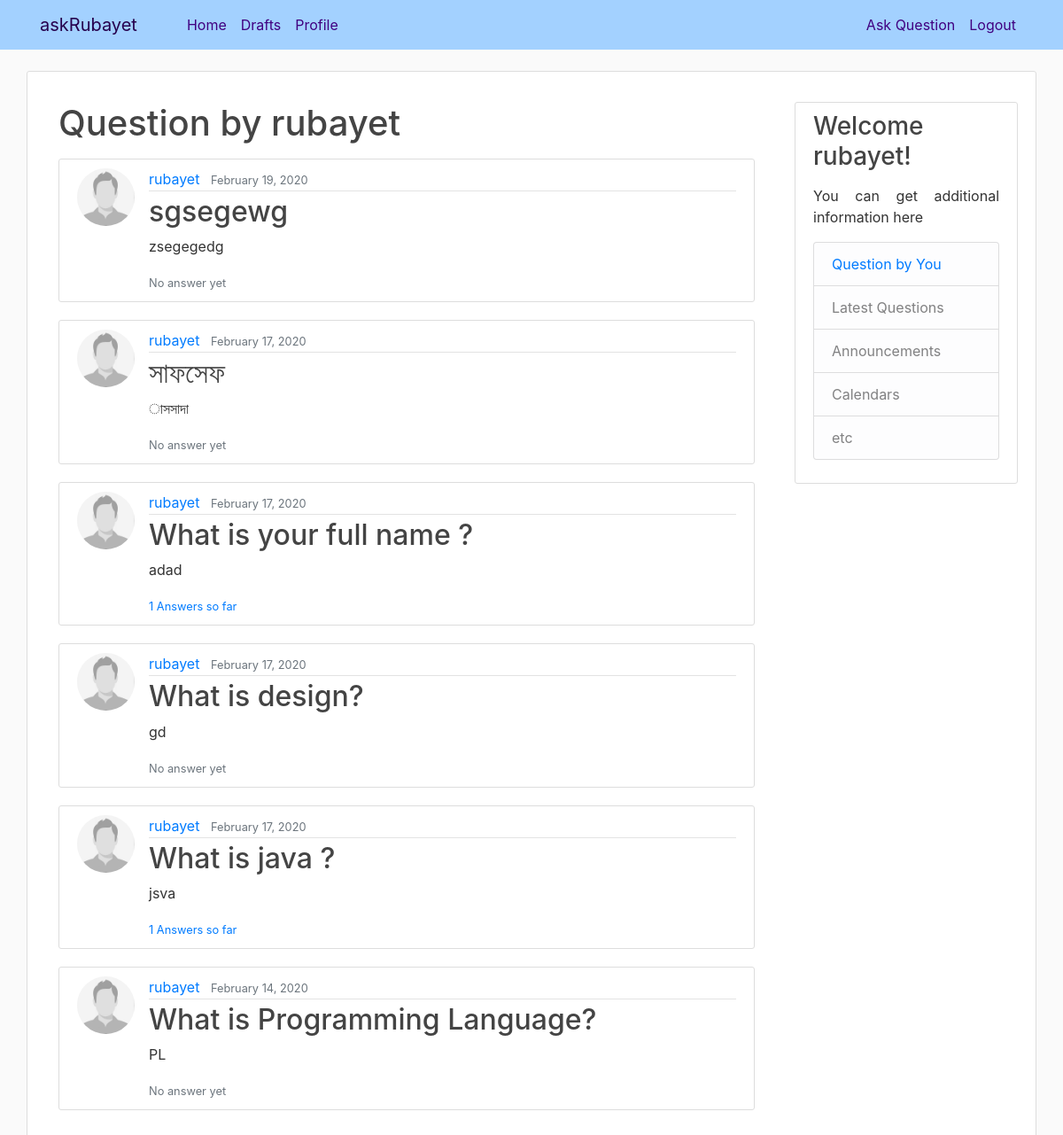
/user/rubayet (signed in), run on the app's committed database.
### ask/models.py (models this page shows, shortened)
class Question(models.Model):
    author                  = models.ForeignKey(settings.AUTH_USER_MODEL, on_delete=models.CASCADE)
    title                   = models.CharField(max_length=300)
    optional_description    = models.TextField(blank=True, null=True)
    created_date            = models.DateTimeField(default=timezone.now)
    published_date          = models.DateTimeField(blank=True, null=True)
    def approved_answer(self):
        return self.answer.filter(approved_answer=True)

### users/models.py (models this page shows, shortened)
class Profile(models.Model):
    user = models.OneToOneField(User, on_delete=models.CASCADE)
    image = models.ImageField(default='default.jpg', upload_to='profile_pics')
    first_name = models.CharField(max_length=30, default='', blank=True, null=True)
    last_name = models.CharField(max_length=30, default='', blank=True, null=True)
    phone = models.CharField(max_length=17, default='', blank=True, null=True)

### ask/views.py (the view)
# urls.py: path('user/<str:username>', views.UserQuestionListView.as_view(), name='user_question_list'),
class UserQuestionListView(ListView):
    model = Question
    template_name = 'ask/user_question_list.html'
    context_object_name = 'questions'
    def get_queryset(self):
        user = get_object_or_404(User, username=self.kwargs.get('username'))
        return Question.objects.filter(author=user).order_by('-created_date')

### ask/templates/ask/user_question_list.html
{% extends "ask/base.html" %}
{% block content %}
<div class="container">
  <h1 class="mb-3">Question by {{ view.kwargs.username }} </h1>
    {% for question in questions %}
        <article class="media content-section">
          <img class="rounded-circle article-img" src="{{ question.author.profile.image.url }}">
          <div class="media-body">
            <div class="article-metadata">
              <a class="mr-2" href="{% url 'user_question_list' question.author.username %}">{{ question.author }}</a>
              <small class="text-muted">{{ question.created_date|date:"F d, Y" }}</small>
            </div>
            <h2><a class="article-title" href="{% url 'ques_detail' question.id %}">{{ question.title }}</a></h2>
            <p class="article-content">{{ question.optional_description }}</p>
              {% if question.published_date %}
                {% if question.approved_answer %}
                  <small class="display-5"><a href="{% url 'ques_detail' pk=question.pk %}">
                  {{ question.approved_answer.count }} Answers so far</a></small>
                {% else %}
                  <small class="text-muted">No answer yet</small>
                {% endif %}
              {% else %}
              <small class="text-muted">Question not published yet</small>
              {% endif %}
          </div>
        </article>
    {% empty %}
    <div class="container">
      <p>You have not asked any Question yet.</p>
      <p>  <a href="{% url 'ques_new' %}">Ask a Question now</a>
        to see here.</p>
        </div>
    {% endfor %}
</div>
{% endblock content %}

### ask/templates/ask/base.html (shortened to what this page needs)
{% load static %}
<!DOCTYPE html>
<html lang="en" dir="ltr">
  <head>
    <link rel="stylesheet" href="https://maxcdn.bootstrapcdn.com/bootstrap/4.0.0/css/bootstrap.min.css">
    <link rel="stylesheet" type="text/css" href="{% static 'ask/main.css' %}">
  </head>
  <body>
    <header class="site-header">
      <nav class="navbar navbar-expand-md bg-steel fixed-top ">
        <div class="container">
          <a class="navbar-brand mr-5" style="color: #26004d;" href="{% url 'question_list' %}">askRubayet</a>
          <div class="collapse navbar-collapse" id="navbarToggle">
            <div class="navbar-nav mr-auto">
              <a class="nav-item nav-link" href="{% url 'question_list' %}">Home</a>
              {% if user.is_authenticated %}
              <a class="nav-item nav-link" href="{% url 'question_draft_list' %}"><span class="glyphicon glyphicon-edit">Drafts</span></a>
              <a class="nav-item nav-link" href="{% url 'profile' %}">Profile</a>
              {% else %}
              <a class="nav-item nav-link" href="{% url 'ask-about' %}">About</a>
              {% endif %}
            </div>
            <div class="navbar-nav">
              {% if user.is_authenticated %}
              <a class="nav-item nav-link" href="{% url 'ques_new' %}" ><span class="glyphicon glyphicon-plus">Ask Question</span></a>
              <a class="nav-item nav-link" href="{% url 'logout' %}">Logout</a>
              {% else %}
              <a class="nav-item nav-link" href="{% url 'login' %}">Login</a>
              <a class="nav-item nav-link" href="{% url 'register' %}">Register</a>
              {% endif %}
            </div>
          </div>
        </div>
      </nav>
    </header>
    <main role="main" class="container mt-4 content-section">
      <div class="row mt-4">
        <div class="col-md-9">
          {% block content %}{% endblock %}
        </div>
        <div class="col-md-3">
          <div class="content-section">
              {% if user.is_authenticated %}
              <h3>Welcome {{ user.username }}!</h3>
              {% else %}
              <h3>Know more</h3>
              {% endif %}
              <p class='text-muted' style="text-align: left;">
              {% if user.is_authenticated %}
                <p>You can get additional information here</p>
              {% else %}
                To ask a question please register and login
              {% endif %}
              <ul class="list-group">
                {% if user.is_authenticated %}
                <li class="list-group-item list-group-item-light">
                  <a href="{% url 'user_question_list' user.username %}">Question by You</a>
                </li>
                {% endif %}
                <li class="list-group-item list-group-item-light">Latest Questions</li>
                <li class="list-group-item list-group-item-light">Announcements</li>
                <li class="list-group-item list-group-item-light">Calendars</li>
                <li class="list-group-item list-group-item-light">etc</li>
              </ul>
            </p>
          </div>
        </div>
      </div>
    </main>
  </body>
</html>

### ask/static/ask/main.css (style rules this page uses)
body { background: #fafafa; color: #333333; margin-top: 5rem; }
div { text-align: justify; }
h1, h2, h3, h4, h5, h6 { color: #444444; }
ul { margin: 0; }
.bg-steel { background-color: rgba(153, 204, 255, .9); color: #5c5c8a; }
.site-header .navbar-nav .nav-link { color: #400080; }
.content-section { background: #ffffff; padding: 10px 20px; border: 1px solid #dddddd; border-radius: 3px; margin-bottom: 20px; }
.article-title { color: #444444; }
.article-content { white-space: pre-line; }
.article-img { height: 65px; width: 65px; margin-right: 16px; }
.article-metadata { padding-bottom: 1px; margin-bottom: 4px; border-bottom: 1px solid #e3e3e3 }

### data on the page
Question: author.profile.image (placeholder picture), author "rubayet", created_date "February 19, 2020", title "sgsegewg", optional_description "zsegegedg", shows "No answer yet"
Question: author.profile.image (placeholder picture), author "rubayet", created_date "February 17, 2020", title "সাফসেফ", optional_description "াসসাদা", shows "No answer yet"
Question: author.profile.image (placeholder picture), author "rubayet", created_date "February 17, 2020", title "What is your full name ?", optional_description "adad", approved_answer.count "1"
Question: author.profile.image (placeholder picture), author "rubayet", created_date "February 17, 2020", title "What is design?", optional_description "gd", shows "No answer yet"
Question: author.profile.image (placeholder picture), author "rubayet", created_date "February 17, 2020", title "What is java ?", optional_description "jsva", approved_answer.count "1"
Question: author.profile.image (placeholder picture), author "rubayet", created_date "February 14, 2020", title "What is Programming Language?", optional_description "PL", shows "No answer yet"

### other printed values
{{ view.kwargs.username }} "rubayet"
{{ user.username }} "rubayet"
